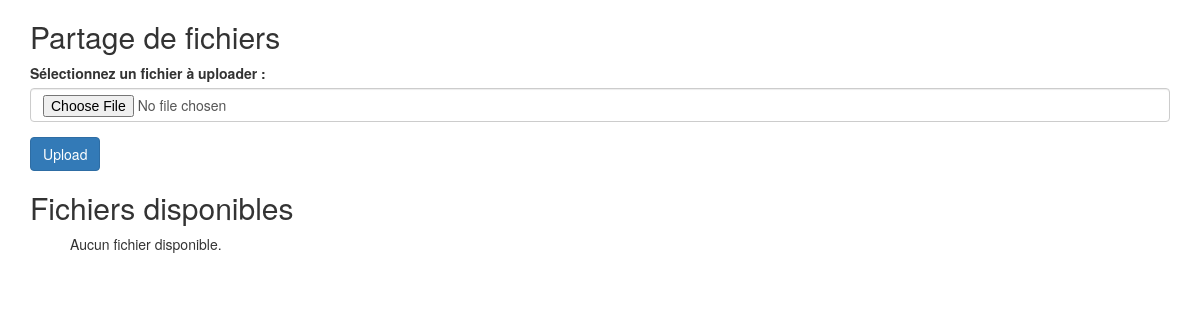
Before: /upload.php with the older database file.
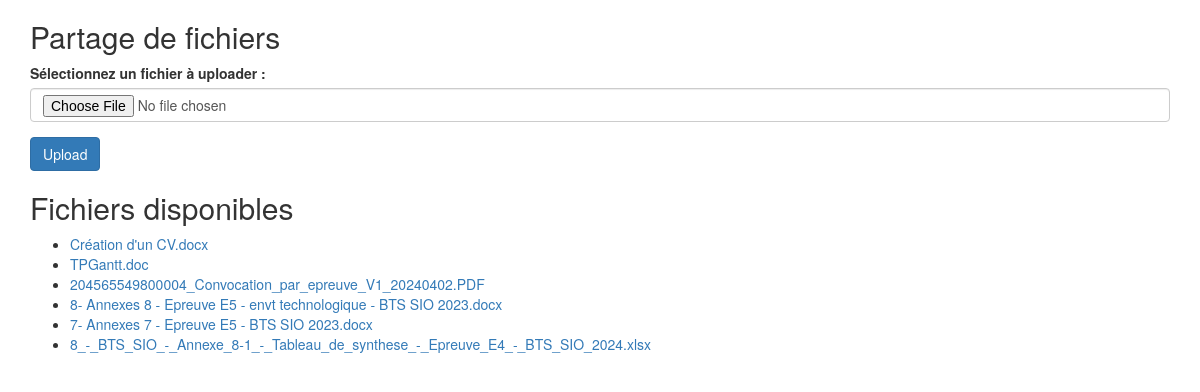
After: the same page with the newer database file.
### tables this page shows
CREATE TABLE `files` (
  `id` int(11) NOT NULL,
  `filename` varchar(255) NOT NULL,
  `filetype` varchar(50) NOT NULL,
  `filedata` longblob NOT NULL,
  `upload_date` timestamp NOT NULL DEFAULT current_timestamp(),
  `created_at` timestamp NOT NULL DEFAULT current_timestamp()
);

### upload.php (the view, shortened to what this page needs)
<?php
$servername = "localhost";
$username = "root";
$password = "";
$dbname = "intranet";
$conn = new mysqli($servername, $username, $password, $dbname);
?>
<!DOCTYPE html>
<html>
<head>
    <link rel="stylesheet" href="https://maxcdn.bootstrapcdn.com/bootstrap/3.4.1/css/bootstrap.min.css">
</head>
<body>
    <div class="container">
        <h2>Partage de fichiers</h2>
        <form action="" method="post" enctype="multipart/form-data">
            <div class="form-group">
                <label for="fileToUpload">Sélectionnez un fichier à uploader :</label>
                <input type="file" name="fileToUpload" id="fileToUpload" class="form-control">
            </div>
            <button type="submit" class="btn btn-primary">Upload</button>
        </form>
    </div>
    <div class="container">
        <h2>Fichiers disponibles</h2>
        <ul>
            <?php
            $result = $conn->query("SELECT id, filename FROM files");
            if ($result->num_rows > 0) {
                while($row = $result->fetch_assoc()) {
                    echo '<li><a href="download.php?id='.$row["id"].'">'.$row["filename"].'</a></li>';
                }
            } else {
                echo "Aucun fichier disponible.";
            }
            ?>
        </ul>
    </div>
</body>
</html>

Changed rows visible on the page:
added files: filename "Création d'un CV.docx"
added files: filename "TPGantt.doc"
added files: filename "204565549800004_Convocation_par_epreuve_V1_20240402.PDF"
added files: filename "8- Annexes 8 - Epreuve E5 - envt technologique - BTS SIO 2023.docx"
added files: filename "7- Annexes 7 - Epreuve E5 - BTS SIO 2023.docx"
added files: filename "8_-_BTS_SIO_-_Annexe_8-1_-_Tableau_de_synthese_-_Epreuve_E4_-_BTS_SIO_2024.xlsx"
Other visible differences:
text no longer shown: "Aucun fichier disponible."
